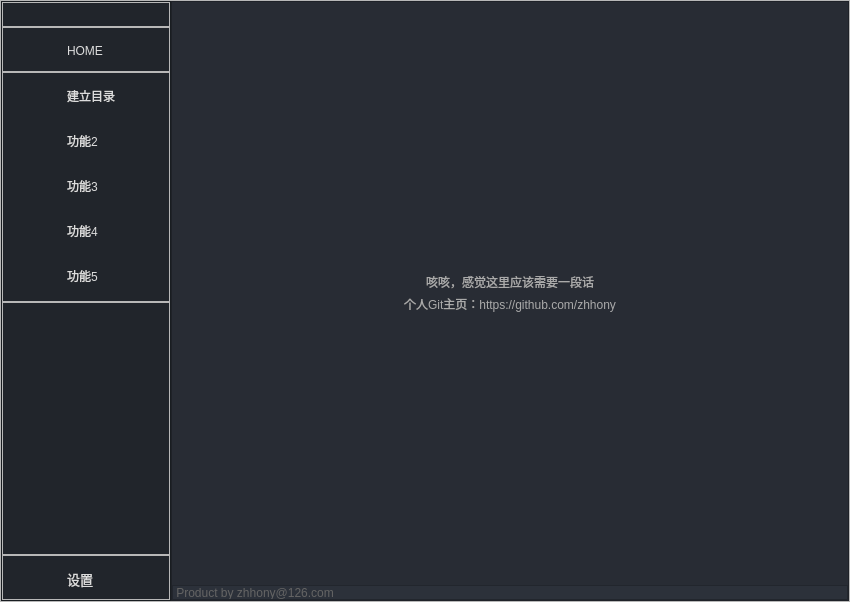
<?xml version="1.0" encoding="UTF-8"?>
<ui version="4.0">
 <class>MainWindow</class>
 <widget class="QMainWindow" name="MainWindow">
  <property name="geometry">
   <rect>
    <x>0</x>
    <y>0</y>
    <width>850</width>
    <height>602</height>
   </rect>
  </property>
  <property name="windowTitle">
   <string>MainWindow</string>
  </property>
  <widget class="QWidget" name="StyleSheet">
   <property name="font">
    <font>
     <family>微软雅黑</family>
     <pointsize>10</pointsize>
     <italic>false</italic>
     <bold>false</bold>
    </font>
   </property>
   <property name="styleSheet">
    <string notr="true">QWidget {
    color: rgb(221, 221, 221);
    font: 10pt &quot;微软雅黑&quot;;
}

#LeftBar {
    background-color: rgb(33, 37, 43);
}

#RightBar {
    background-color: rgb(40, 44, 52);
}

#RightTopBar {
    background-color: rgb(33, 37, 43);
}

#RightUndBar {
    background-color: rgb(44, 49, 58);
}

#LeftTopImag {
    border-image: url(:/Image/images/images/100678278.png);
}

#LeftBar .QPushButton {
    background-image: url(:/Icon/images/icons/icon_settings.png);
    background-position: left center;
    background-repeat: no-repeat;
    border: none;
    border-left: 20px solid transparent;
    background-color: transparent;
    text-align: left;
    padding-left: 44px;
}

#LeftBar .QPushButton:hover {
    background-color: rgb(40, 44, 52);
}

#LeftBar .QPushButton:pressed {
    background-color: rgb(189, 147, 249);
    color: rgb(255, 255, 255);
}


#rightButtons .QPushButton {
    background-color: rgba(255, 255, 255, 0);
    border: none;
    border-radius: 5px;
}

#rightButtons .QPushButton:hover {
    background-color: rgb(44, 49, 57);
    border-style: solid;
    border-radius: 4px;
}

#rightButtons .QPushButton:pressed {
    background-color: rgb(23, 26, 30);
    border-style: solid;
    border-radius: 4px;
}

#RightMidCont .QPushButton {
    border: 2px solid rgb(52, 59, 72);
    border-radius: 5px;
    background-color: rgb(52, 59, 72);
}

#RightMidCont .QPushButton:hover {
    background-color: rgb(57, 65, 80);
    border: 2px solid rgb(61, 70, 86);
}

#RightMidCont .QPushButton:pressed {
    background-color: rgb(35, 40, 49);
    border: 2px solid rgb(43, 50, 61);
}

QScrollBar:horizontal {
    border: none;
    background: rgb(52, 59, 72);
    height: 8px;
    margin: 0px 21px 0 21px;
    border-radius: 0px;
}

QScrollBar::handle:horizontal {
    background: rgb(189, 147, 249);
    min-width: 25px;
    border-radius: 4px
}

QScrollBar::add-line:horizontal {
    border: none;
    background: rgb(55, 63, 77);
    width: 20px;
    border-top-right-radius: 4px;
    border-bottom-right-radius: 4px;
    subcontrol-position: right;
    subcontrol-origin: margin;
}

QScrollBar::sub-line:horizontal {
    border: none;
    background: rgb(55, 63, 77);
    width: 20px;
    border-top-left-radius: 4px;
    border-bottom-left-radius: 4px;
    subcontrol-position: left;
    subcontrol-origin: margin;
}

QScrollBar::up-arrow:horizontal,
QScrollBar::down-arrow:horizontal {
    background: none;
}

QScrollBar::add-page:horizontal,
QScrollBar::sub-page:horizontal {
    background: none;
}

QScrollBar:vertical {
    border: none;
    background: rgb(52, 59, 72);
    width: 8px;
    margin: 21px 0 21px 0;
    border-radius: 0px;
}

QScrollBar::handle:vertical {
    background: rgb(189, 147, 249);
    min-height: 25px;
    border-radius: 4px
}

QScrollBar::add-line:vertical {
    border: none;
    background: rgb(55, 63, 77);
    height: 20px;
    border-bottom-left-radius: 4px;
    border-bottom-right-radius: 4px;
    subcontrol-position: bottom;
    subcontrol-origin: margin;
}

QScrollBar::sub-line:vertical {
    border: none;
    background: rgb(55, 63, 77);
    height: 20px;
    border-top-left-radius: 4px;
    border-top-right-radius: 4px;
    subcontrol-position: top;
    subcontrol-origin: margin;
}

QScrollBar::up-arrow:vertical,
QScrollBar::down-arrow:vertical {
    background: none;
}

QScrollBar::add-page:vertical,
QScrollBar::sub-page:vertical {
    background: none;
}</string>
   </property>
   <layout class="QVBoxLayout" name="verticalLayout_13">
    <property name="spacing">
     <number>0</number>
    </property>
    <property name="leftMargin">
     <number>0</number>
    </property>
    <property name="topMargin">
     <number>0</number>
    </property>
    <property name="rightMargin">
     <number>0</number>
    </property>
    <property name="bottomMargin">
     <number>0</number>
    </property>
    <item>
     <widget class="QFrame" name="App">
      <property name="frameShape">
       <enum>QFrame::StyledPanel</enum>
      </property>
      <property name="frameShadow">
       <enum>QFrame::Raised</enum>
      </property>
      <layout class="QHBoxLayout" name="horizontalLayout_2">
       <property name="spacing">
        <number>0</number>
       </property>
       <property name="leftMargin">
        <number>0</number>
       </property>
       <property name="topMargin">
        <number>0</number>
       </property>
       <property name="rightMargin">
        <number>0</number>
       </property>
       <property name="bottomMargin">
        <number>0</number>
       </property>
       <item>
        <widget class="QFrame" name="LeftBar">
         <property name="minimumSize">
          <size>
           <width>170</width>
           <height>0</height>
          </size>
         </property>
         <property name="maximumSize">
          <size>
           <width>60</width>
           <height>16777215</height>
          </size>
         </property>
         <property name="frameShape">
          <enum>QFrame::StyledPanel</enum>
         </property>
         <property name="frameShadow">
          <enum>QFrame::Raised</enum>
         </property>
         <layout class="QVBoxLayout" name="verticalLayout">
          <property name="spacing">
           <number>0</number>
          </property>
          <property name="leftMargin">
           <number>0</number>
          </property>
          <property name="topMargin">
           <number>0</number>
          </property>
          <property name="rightMargin">
           <number>0</number>
          </property>
          <property name="bottomMargin">
           <number>0</number>
          </property>
          <item>
           <widget class="QFrame" name="LeftMidMenuTop">
            <property name="minimumSize">
             <size>
              <width>0</width>
              <height>25</height>
             </size>
            </property>
            <property name="maximumSize">
             <size>
              <width>16777215</width>
              <height>25</height>
             </size>
            </property>
            <property name="frameShape">
             <enum>QFrame::StyledPanel</enum>
            </property>
            <property name="frameShadow">
             <enum>QFrame::Raised</enum>
            </property>
            <layout class="QHBoxLayout" name="horizontalLayout_5">
             <property name="spacing">
              <number>0</number>
             </property>
             <property name="leftMargin">
              <number>0</number>
             </property>
             <property name="topMargin">
              <number>0</number>
             </property>
             <property name="rightMargin">
              <number>0</number>
             </property>
             <property name="bottomMargin">
              <number>0</number>
             </property>
            </layout>
           </widget>
          </item>
          <item>
           <widget class="QFrame" name="LeftMidMenuHill">
            <property name="maximumSize">
             <size>
              <width>16777215</width>
              <height>45</height>
             </size>
            </property>
            <property name="frameShape">
             <enum>QFrame::StyledPanel</enum>
            </property>
            <property name="frameShadow">
             <enum>QFrame::Raised</enum>
            </property>
            <layout class="QVBoxLayout" name="verticalLayout_5">
             <property name="spacing">
              <number>0</number>
             </property>
             <property name="leftMargin">
              <number>0</number>
             </property>
             <property name="topMargin">
              <number>0</number>
             </property>
             <property name="rightMargin">
              <number>0</number>
             </property>
             <property name="bottomMargin">
              <number>0</number>
             </property>
             <item>
              <widget class="QPushButton" name="btn_home">
               <property name="minimumSize">
                <size>
                 <width>0</width>
                 <height>45</height>
                </size>
               </property>
               <property name="cursor">
                <cursorShape>ArrowCursor</cursorShape>
               </property>
               <property name="styleSheet">
                <string notr="true">background-image: url(:/Icon/images/icons/cil-home.png);</string>
               </property>
               <property name="text">
                <string>HOME</string>
               </property>
              </widget>
             </item>
            </layout>
           </widget>
          </item>
          <item>
           <widget class="QFrame" name="LeftMidMenu">
            <property name="maximumSize">
             <size>
              <width>16777215</width>
              <height>230</height>
             </size>
            </property>
            <property name="frameShape">
             <enum>QFrame::StyledPanel</enum>
            </property>
            <property name="frameShadow">
             <enum>QFrame::Raised</enum>
            </property>
            <layout class="QVBoxLayout" name="verticalLayout_6">
             <property name="spacing">
              <number>0</number>
             </property>
             <property name="leftMargin">
              <number>0</number>
             </property>
             <property name="topMargin">
              <number>0</number>
             </property>
             <property name="rightMargin">
              <number>0</number>
             </property>
             <property name="bottomMargin">
              <number>0</number>
             </property>
             <item>
              <widget class="QPushButton" name="btn_dir">
               <property name="minimumSize">
                <size>
                 <width>0</width>
                 <height>45</height>
                </size>
               </property>
               <property name="styleSheet">
                <string notr="true">background-image: url(:/Icon/images/icons/cil-menu.png);</string>
               </property>
               <property name="text">
                <string>建立目录</string>
               </property>
              </widget>
             </item>
             <item>
              <widget class="QPushButton" name="btn_2">
               <property name="minimumSize">
                <size>
                 <width>0</width>
                 <height>45</height>
                </size>
               </property>
               <property name="styleSheet">
                <string notr="true">background-image: url(:/Icon/images/icons/cil-gamepad.png);</string>
               </property>
               <property name="text">
                <string>功能2</string>
               </property>
              </widget>
             </item>
             <item>
              <widget class="QPushButton" name="btn_3">
               <property name="minimumSize">
                <size>
                 <width>0</width>
                 <height>45</height>
                </size>
               </property>
               <property name="styleSheet">
                <string notr="true">background-image: url(:/Icon/images/icons/cil-file.png);</string>
               </property>
               <property name="text">
                <string>功能3</string>
               </property>
              </widget>
             </item>
             <item>
              <widget class="QPushButton" name="btn_4">
               <property name="minimumSize">
                <size>
                 <width>0</width>
                 <height>45</height>
                </size>
               </property>
               <property name="styleSheet">
                <string notr="true">background-image: url(:/Icon/images/icons/cil-save.png);</string>
               </property>
               <property name="text">
                <string>功能4</string>
               </property>
              </widget>
             </item>
             <item>
              <widget class="QPushButton" name="btn_5">
               <property name="minimumSize">
                <size>
                 <width>0</width>
                 <height>45</height>
                </size>
               </property>
               <property name="styleSheet">
                <string notr="true">background-image: url(:/Icon/images/icons/cil-x.png);</string>
               </property>
               <property name="text">
                <string>功能5</string>
               </property>
              </widget>
             </item>
            </layout>
           </widget>
          </item>
          <item>
           <widget class="QFrame" name="frame_3">
            <property name="frameShape">
             <enum>QFrame::StyledPanel</enum>
            </property>
            <property name="frameShadow">
             <enum>QFrame::Raised</enum>
            </property>
           </widget>
          </item>
          <item>
           <widget class="QFrame" name="LeftMidMenuDwn">
            <property name="maximumSize">
             <size>
              <width>16777215</width>
              <height>45</height>
             </size>
            </property>
            <property name="frameShape">
             <enum>QFrame::StyledPanel</enum>
            </property>
            <property name="frameShadow">
             <enum>QFrame::Raised</enum>
            </property>
            <layout class="QVBoxLayout" name="verticalLayout_3">
             <property name="spacing">
              <number>0</number>
             </property>
             <property name="leftMargin">
              <number>0</number>
             </property>
             <property name="topMargin">
              <number>0</number>
             </property>
             <property name="rightMargin">
              <number>0</number>
             </property>
             <property name="bottomMargin">
              <number>0</number>
             </property>
             <item>
              <widget class="QPushButton" name="toggleLeftBox">
               <property name="sizePolicy">
                <sizepolicy hsizetype="Expanding" vsizetype="Fixed">
                 <horstretch>0</horstretch>
                 <verstretch>0</verstretch>
                </sizepolicy>
               </property>
               <property name="minimumSize">
                <size>
                 <width>0</width>
                 <height>45</height>
                </size>
               </property>
               <property name="font">
                <font>
                 <family>微软雅黑</family>
                 <pointsize>10</pointsize>
                 <italic>false</italic>
                 <bold>false</bold>
                 <stylestrategy>PreferAntialias</stylestrategy>
                 <kerning>true</kerning>
                </font>
               </property>
               <property name="cursor">
                <cursorShape>PointingHandCursor</cursorShape>
               </property>
               <property name="styleSheet">
                <string notr="true"/>
               </property>
               <property name="text">
                <string>设置</string>
               </property>
               <property name="autoDefault">
                <bool>false</bool>
               </property>
               <property name="default">
                <bool>false</bool>
               </property>
               <property name="flat">
                <bool>false</bool>
               </property>
              </widget>
             </item>
            </layout>
           </widget>
          </item>
         </layout>
        </widget>
       </item>
       <item>
        <widget class="QFrame" name="RightBar">
         <property name="frameShape">
          <enum>QFrame::StyledPanel</enum>
         </property>
         <property name="frameShadow">
          <enum>QFrame::Raised</enum>
         </property>
         <layout class="QVBoxLayout" name="verticalLayout_2">
          <property name="spacing">
           <number>0</number>
          </property>
          <property name="leftMargin">
           <number>0</number>
          </property>
          <property name="topMargin">
           <number>0</number>
          </property>
          <property name="rightMargin">
           <number>0</number>
          </property>
          <property name="bottomMargin">
           <number>0</number>
          </property>
          <item>
           <widget class="QFrame" name="RightMidCont">
            <property name="styleSheet">
             <string notr="true">border-top: 0px solid rgb(40, 44, 52);
background-color: rgb(40, 44, 52);</string>
            </property>
            <property name="frameShape">
             <enum>QFrame::StyledPanel</enum>
            </property>
            <property name="frameShadow">
             <enum>QFrame::Raised</enum>
            </property>
            <layout class="QVBoxLayout" name="verticalLayout_4">
             <property name="spacing">
              <number>0</number>
             </property>
             <property name="leftMargin">
              <number>0</number>
             </property>
             <property name="topMargin">
              <number>0</number>
             </property>
             <property name="rightMargin">
              <number>0</number>
             </property>
             <property name="bottomMargin">
              <number>0</number>
             </property>
             <item>
              <widget class="QStackedWidget" name="stackedWidget">
               <property name="styleSheet">
                <string notr="true">QPushButton {
	border: 2px solid rgb(52, 59, 72);
	border-radius: 5px;	
	background-color: rgb(52, 59, 72);
}
QPushButton:hover {
	background-color: rgb(57, 65, 80);
	border: 2px solid rgb(61, 70, 86);
}
QPushButton:pressed {	
	background-color: rgb(35, 40, 49);
	border: 2px solid rgb(43, 50, 61);
}</string>
               </property>
               <property name="currentIndex">
                <number>0</number>
               </property>
               <widget class="QWidget" name="Home">
                <property name="styleSheet">
                 <string notr="true"/>
                </property>
                <layout class="QVBoxLayout" name="verticalLayout_10">
                 <property name="spacing">
                  <number>0</number>
                 </property>
                 <property name="leftMargin">
                  <number>0</number>
                 </property>
                 <property name="topMargin">
                  <number>0</number>
                 </property>
                 <property name="rightMargin">
                  <number>0</number>
                 </property>
                 <property name="bottomMargin">
                  <number>0</number>
                 </property>
                 <item>
                  <widget class="QFrame" name="HomeIcon">
                   <property name="maximumSize">
                    <size>
                     <width>16777215</width>
                     <height>16777215</height>
                    </size>
                   </property>
                   <property name="styleSheet">
                    <string notr="true">background-image: url(:/Image/images/images/100678278.png);
background-position: center bottom;
background-repeat: no-repeat;</string>
                   </property>
                   <property name="frameShape">
                    <enum>QFrame::StyledPanel</enum>
                   </property>
                   <property name="frameShadow">
                    <enum>QFrame::Raised</enum>
                   </property>
                  </widget>
                 </item>
                 <item>
                  <widget class="QFrame" name="HomeMid">
                   <property name="maximumSize">
                    <size>
                     <width>16777215</width>
                     <height>45</height>
                    </size>
                   </property>
                   <property name="styleSheet">
                    <string notr="true">QLabel {
color: rgb(170, 170,170);
font: 8pt &quot;微软雅黑&quot;;
}</string>
                   </property>
                   <property name="frameShape">
                    <enum>QFrame::StyledPanel</enum>
                   </property>
                   <property name="frameShadow">
                    <enum>QFrame::Raised</enum>
                   </property>
                   <layout class="QVBoxLayout" name="verticalLayout_11">
                    <property name="spacing">
                     <number>0</number>
                    </property>
                    <property name="leftMargin">
                     <number>0</number>
                    </property>
                    <property name="topMargin">
                     <number>0</number>
                    </property>
                    <property name="rightMargin">
                     <number>0</number>
                    </property>
                    <property name="bottomMargin">
                     <number>0</number>
                    </property>
                    <item>
                     <widget class="QLabel" name="label">
                      <property name="styleSheet">
                       <string notr="true">color: rgb(170, 170,170);
font: 8pt &quot;微软雅黑&quot;;</string>
                      </property>
                      <property name="text">
                       <string>咳咳，感觉这里应该需要一段话</string>
                      </property>
                      <property name="alignment">
                       <set>Qt::AlignCenter</set>
                      </property>
                     </widget>
                    </item>
                    <item>
                     <widget class="QLabel" name="label_3">
                      <property name="text">
                       <string>个人Git主页：https://github.com/zhhony</string>
                      </property>
                      <property name="alignment">
                       <set>Qt::AlignCenter</set>
                      </property>
                     </widget>
                    </item>
                   </layout>
                  </widget>
                 </item>
                 <item>
                  <widget class="QFrame" name="HomeText">
                   <property name="maximumSize">
                    <size>
                     <width>16777215</width>
                     <height>16777215</height>
                    </size>
                   </property>
                   <property name="frameShape">
                    <enum>QFrame::StyledPanel</enum>
                   </property>
                   <property name="frameShadow">
                    <enum>QFrame::Raised</enum>
                   </property>
                  </widget>
                 </item>
                </layout>
               </widget>
               <widget class="QWidget" name="DirBuid">
                <layout class="QVBoxLayout" name="verticalLayout_7">
                 <property name="spacing">
                  <number>0</number>
                 </property>
                 <property name="leftMargin">
                  <number>0</number>
                 </property>
                 <property name="topMargin">
                  <number>0</number>
                 </property>
                 <property name="rightMargin">
                  <number>0</number>
                 </property>
                 <property name="bottomMargin">
                  <number>0</number>
                 </property>
                 <item>
                  <widget class="QFrame" name="DirBuidTopTop">
                   <property name="minimumSize">
                    <size>
                     <width>0</width>
                     <height>50</height>
                    </size>
                   </property>
                   <property name="maximumSize">
                    <size>
                     <width>16777215</width>
                     <height>50</height>
                    </size>
                   </property>
                   <property name="frameShape">
                    <enum>QFrame::StyledPanel</enum>
                   </property>
                   <property name="frameShadow">
                    <enum>QFrame::Raised</enum>
                   </property>
                  </widget>
                 </item>
                 <item>
                  <widget class="QFrame" name="DirBuidTop">
                   <property name="maximumSize">
                    <size>
                     <width>16777215</width>
                     <height>110</height>
                    </size>
                   </property>
                   <property name="styleSheet">
                    <string notr="true"/>
                   </property>
                   <property name="frameShape">
                    <enum>QFrame::StyledPanel</enum>
                   </property>
                   <property name="frameShadow">
                    <enum>QFrame::Raised</enum>
                   </property>
                   <layout class="QGridLayout" name="gridLayout">
                    <property name="leftMargin">
                     <number>9</number>
                    </property>
                    <property name="topMargin">
                     <number>9</number>
                    </property>
                    <property name="rightMargin">
                     <number>9</number>
                    </property>
                    <property name="bottomMargin">
                     <number>9</number>
                    </property>
                    <property name="spacing">
                     <number>6</number>
                    </property>
                    <item row="1" column="1">
                     <widget class="QLineEdit" name="lineEdit">
                      <property name="minimumSize">
                       <size>
                        <width>0</width>
                        <height>30</height>
                       </size>
                      </property>
                      <property name="cursor">
                       <cursorShape>IBeamCursor</cursorShape>
                      </property>
                      <property name="styleSheet">
                       <string notr="true">#DirBuid .QLineEdit {
    font: 8pt &quot;微软雅黑&quot;;
    color: rgb(170, 170, 170);
    background-color: rgb(33, 37, 43);
    border-radius: 5px;
    border: 2px solid rgb(33, 37, 43);
    padding-left: 10px;
    selection-color: rgb(255, 255, 255);
    selection-background-color: rgb(255, 121, 198);
}

#DirBuid .QLineEdit:hover {
    border: 2px solid rgb(64, 71, 88);
}

#DirBuid .QLineEdit:focus {
    border: 2px solid rgb(91, 101, 124);
}</string>
                      </property>
                      <property name="readOnly">
                       <bool>true</bool>
                      </property>
                      <property name="placeholderText">
                       <string>请通过打开按钮选择文件</string>
                      </property>
                     </widget>
                    </item>
                    <item row="2" column="0" colspan="3">
                     <widget class="QLabel" name="labelVersion_4">
                      <property name="styleSheet">
                       <string notr="true">
font: 8pt &quot;微软雅黑&quot;;
color: rgb(113, 126, 149);</string>
                      </property>
                      <property name="text">
                       <string/>
                      </property>
                     </widget>
                    </item>
                    <item row="1" column="2">
                     <widget class="QPushButton" name="openFilesButton">
                      <property name="minimumSize">
                       <size>
                        <width>100</width>
                        <height>30</height>
                       </size>
                      </property>
                      <property name="maximumSize">
                       <size>
                        <width>150</width>
                        <height>30</height>
                       </size>
                      </property>
                      <property name="styleSheet">
                       <string notr="true"/>
                      </property>
                      <property name="text">
                       <string>打开</string>
                      </property>
                      <property name="icon">
                       <iconset resource="rec.qrc">
                        <normaloff>:/Icon/images/icons/cil-folder-open.png</normaloff>:/Icon/images/icons/cil-folder-open.png</iconset>
                      </property>
                     </widget>
                    </item>
                    <item row="0" column="1">
                     <widget class="QLabel" name="labelBoxBlenderInstalation">
                      <property name="text">
                       <string>文件路径</string>
                      </property>
                     </widget>
                    </item>
                   </layout>
                  </widget>
                 </item>
                 <item>
                  <widget class="QFrame" name="DirBuidDwn">
                   <property name="frameShape">
                    <enum>QFrame::StyledPanel</enum>
                   </property>
                   <property name="frameShadow">
                    <enum>QFrame::Raised</enum>
                   </property>
                   <layout class="QVBoxLayout" name="verticalLayout_8">
                    <property name="spacing">
                     <number>0</number>
                    </property>
                    <property name="leftMargin">
                     <number>0</number>
                    </property>
                    <property name="topMargin">
                     <number>0</number>
                    </property>
                    <property name="rightMargin">
                     <number>0</number>
                    </property>
                    <property name="bottomMargin">
                     <number>0</number>
                    </property>
                    <item>
                     <widget class="QTableWidget" name="tableWidget">
                      <property name="maximumSize">
                       <size>
                        <width>16777215</width>
                        <height>330</height>
                       </size>
                      </property>
                      <property name="styleSheet">
                       <string notr="true">QTableWidget {
    background-color: transparent;
    padding: 10px;
    border-radius: 5px;
    gridline-color: rgb(44, 49, 58);
    border-bottom: 1px solid rgb(44, 49, 60);
}

QTableWidget::item {
    border-color: rgb(44, 49, 60);
    padding-left: 5px;
    padding-right: 5px;
    gridline-color: rgb(44, 49, 60);
}

QTableWidget::item:selected {
    background-color: rgb(189, 147, 249);
}

QHeaderView::section {
    background-color: rgb(33, 37, 43);
    max-width: 30px;
    border: 1px solid rgb(44, 49, 58);
    border-style: none;
    border-bottom: 1px solid rgb(44, 49, 60);
    border-right: 1px solid rgb(44, 49, 60);
}

QTableWidget::horizontalHeader {
    background-color: rgb(33, 37, 43);
}

QScrollBar:vertical {
    background: rgb(52, 59, 72);
}

QScrollBar:horizontal {
    background: rgb(52, 59, 72);
}</string>
                      </property>
                      <property name="sizeAdjustPolicy">
                       <enum>QAbstractScrollArea::AdjustToContents</enum>
                      </property>
                      <property name="autoScroll">
                       <bool>true</bool>
                      </property>
                      <property name="editTriggers">
                       <set>QAbstractItemView::NoEditTriggers</set>
                      </property>
                      <property name="dragEnabled">
                       <bool>false</bool>
                      </property>
                      <property name="defaultDropAction">
                       <enum>Qt::IgnoreAction</enum>
                      </property>
                      <property name="alternatingRowColors">
                       <bool>false</bool>
                      </property>
                      <property name="selectionMode">
                       <enum>QAbstractItemView::ExtendedSelection</enum>
                      </property>
                      <property name="selectionBehavior">
                       <enum>QAbstractItemView::SelectItems</enum>
                      </property>
                      <property name="showGrid">
                       <bool>false</bool>
                      </property>
                      <property name="gridStyle">
                       <enum>Qt::SolidLine</enum>
                      </property>
                      <property name="rowCount">
                       <number>10</number>
                      </property>
                      <property name="columnCount">
                       <number>1</number>
                      </property>
                      <attribute name="horizontalHeaderVisible">
                       <bool>false</bool>
                      </attribute>
                      <attribute name="horizontalHeaderCascadingSectionResizes">
                       <bool>true</bool>
                      </attribute>
                      <attribute name="horizontalHeaderDefaultSectionSize">
                       <number>200</number>
                      </attribute>
                      <attribute name="horizontalHeaderStretchLastSection">
                       <bool>true</bool>
                      </attribute>
                      <attribute name="verticalHeaderVisible">
                       <bool>false</bool>
                      </attribute>
                      <attribute name="verticalHeaderStretchLastSection">
                       <bool>true</bool>
                      </attribute>
                      <row>
                       <property name="text">
                        <string>新建行</string>
                       </property>
                      </row>
                      <row>
                       <property name="text">
                        <string>新建行</string>
                       </property>
                      </row>
                      <row>
                       <property name="text">
                        <string>新建行</string>
                       </property>
                      </row>
                      <row>
                       <property name="text">
                        <string>新建行</string>
                       </property>
                      </row>
                      <row>
                       <property name="text">
                        <string>新建行</string>
                       </property>
                      </row>
                      <row>
                       <property name="text">
                        <string>新建行</string>
                       </property>
                      </row>
                      <row>
                       <property name="text">
                        <string>新建行</string>
                       </property>
                      </row>
                      <row>
                       <property name="text">
                        <string>新建行</string>
                       </property>
                      </row>
                      <row>
                       <property name="text">
                        <string>新建行</string>
                       </property>
                      </row>
                      <row/>
                      <column>
                       <property name="text">
                        <string>sheet</string>
                       </property>
                       <property name="textAlignment">
                        <set>AlignLeading|AlignVCenter</set>
                       </property>
                      </column>
                      <item row="0" column="0">
                       <property name="text">
                        <string/>
                       </property>
                      </item>
                     </widget>
                    </item>
                    <item>
                     <widget class="QFrame" name="frame_5">
                      <property name="frameShape">
                       <enum>QFrame::StyledPanel</enum>
                      </property>
                      <property name="frameShadow">
                       <enum>QFrame::Raised</enum>
                      </property>
                     </widget>
                    </item>
                    <item>
                     <widget class="QFrame" name="DirBuidCMD">
                      <property name="minimumSize">
                       <size>
                        <width>0</width>
                        <height>50</height>
                       </size>
                      </property>
                      <property name="maximumSize">
                       <size>
                        <width>16777215</width>
                        <height>100</height>
                       </size>
                      </property>
                      <property name="frameShape">
                       <enum>QFrame::StyledPanel</enum>
                      </property>
                      <property name="frameShadow">
                       <enum>QFrame::Raised</enum>
                      </property>
                      <layout class="QHBoxLayout" name="horizontalLayout_7">
                       <property name="spacing">
                        <number>0</number>
                       </property>
                       <property name="leftMargin">
                        <number>0</number>
                       </property>
                       <property name="topMargin">
                        <number>0</number>
                       </property>
                       <property name="rightMargin">
                        <number>0</number>
                       </property>
                       <property name="bottomMargin">
                        <number>0</number>
                       </property>
                       <item>
                        <widget class="QFrame" name="frame_2">
                         <property name="frameShape">
                          <enum>QFrame::StyledPanel</enum>
                         </property>
                         <property name="frameShadow">
                          <enum>QFrame::Raised</enum>
                         </property>
                        </widget>
                       </item>
                       <item>
                        <widget class="QFrame" name="frame_4">
                         <property name="maximumSize">
                          <size>
                           <width>120</width>
                           <height>16777215</height>
                          </size>
                         </property>
                         <property name="frameShape">
                          <enum>QFrame::StyledPanel</enum>
                         </property>
                         <property name="frameShadow">
                          <enum>QFrame::Raised</enum>
                         </property>
                         <layout class="QHBoxLayout" name="horizontalLayout_8">
                          <item>
                           <widget class="QPushButton" name="commitButton">
                            <property name="minimumSize">
                             <size>
                              <width>100</width>
                              <height>30</height>
                             </size>
                            </property>
                            <property name="maximumSize">
                             <size>
                              <width>150</width>
                              <height>30</height>
                             </size>
                            </property>
                            <property name="styleSheet">
                             <string notr="true">background-color: rgb(170, 0, 0);</string>
                            </property>
                            <property name="text">
                             <string>建立目录</string>
                            </property>
                            <property name="icon">
                             <iconset resource="rec.qrc">
                              <normaloff>:/Icon/images/icons/cil-input.png</normaloff>:/Icon/images/icons/cil-input.png</iconset>
                            </property>
                           </widget>
                          </item>
                         </layout>
                        </widget>
                       </item>
                      </layout>
                     </widget>
                    </item>
                   </layout>
                  </widget>
                 </item>
                </layout>
               </widget>
               <widget class="QWidget" name="page">
                <layout class="QVBoxLayout" name="verticalLayout_9">
                 <property name="spacing">
                  <number>0</number>
                 </property>
                 <property name="leftMargin">
                  <number>0</number>
                 </property>
                 <property name="topMargin">
                  <number>0</number>
                 </property>
                 <property name="rightMargin">
                  <number>0</number>
                 </property>
                 <property name="bottomMargin">
                  <number>0</number>
                 </property>
                 <item>
                  <widget class="QLabel" name="label_4">
                   <property name="text">
                    <string>空白页面</string>
                   </property>
                   <property name="alignment">
                    <set>Qt::AlignCenter</set>
                   </property>
                  </widget>
                 </item>
                </layout>
               </widget>
               <widget class="QWidget" name="page_2">
                <layout class="QVBoxLayout" name="verticalLayout_14">
                 <property name="spacing">
                  <number>0</number>
                 </property>
                 <property name="leftMargin">
                  <number>0</number>
                 </property>
                 <property name="topMargin">
                  <number>0</number>
                 </property>
                 <property name="rightMargin">
                  <number>0</number>
                 </property>
                 <property name="bottomMargin">
                  <number>0</number>
                 </property>
                 <item>
                  <widget class="QLabel" name="label_5">
                   <property name="text">
                    <string>空白页面</string>
                   </property>
                   <property name="alignment">
                    <set>Qt::AlignCenter</set>
                   </property>
                  </widget>
                 </item>
                </layout>
               </widget>
               <widget class="QWidget" name="page_3">
                <layout class="QVBoxLayout" name="verticalLayout_15">
                 <property name="spacing">
                  <number>0</number>
                 </property>
                 <property name="leftMargin">
                  <number>0</number>
                 </property>
                 <property name="topMargin">
                  <number>0</number>
                 </property>
                 <property name="rightMargin">
                  <number>0</number>
                 </property>
                 <property name="bottomMargin">
                  <number>0</number>
                 </property>
                 <item>
                  <widget class="QLabel" name="label_6">
                   <property name="text">
                    <string>空白页面</string>
                   </property>
                   <property name="alignment">
                    <set>Qt::AlignCenter</set>
                   </property>
                  </widget>
                 </item>
                </layout>
               </widget>
               <widget class="QWidget" name="page_4">
                <layout class="QVBoxLayout" name="verticalLayout_12">
                 <property name="spacing">
                  <number>0</number>
                 </property>
                 <property name="leftMargin">
                  <number>0</number>
                 </property>
                 <property name="topMargin">
                  <number>0</number>
                 </property>
                 <property name="rightMargin">
                  <number>0</number>
                 </property>
                 <property name="bottomMargin">
                  <number>0</number>
                 </property>
                 <item>
                  <widget class="QLabel" name="label_7">
                   <property name="text">
                    <string>空白页面</string>
                   </property>
                   <property name="alignment">
                    <set>Qt::AlignCenter</set>
                   </property>
                  </widget>
                 </item>
                </layout>
               </widget>
              </widget>
             </item>
            </layout>
           </widget>
          </item>
          <item>
           <widget class="QFrame" name="RightUndBar">
            <property name="minimumSize">
             <size>
              <width>0</width>
              <height>15</height>
             </size>
            </property>
            <property name="maximumSize">
             <size>
              <width>16777215</width>
              <height>15</height>
             </size>
            </property>
            <property name="styleSheet">
             <string notr="true">QLabel{
	color: rgb(100, 100, 100);
	font: 8pt &quot;Segoe UI&quot;;
}</string>
            </property>
            <property name="frameShape">
             <enum>QFrame::StyledPanel</enum>
            </property>
            <property name="frameShadow">
             <enum>QFrame::Raised</enum>
            </property>
            <layout class="QHBoxLayout" name="horizontalLayout_6">
             <property name="spacing">
              <number>0</number>
             </property>
             <property name="leftMargin">
              <number>0</number>
             </property>
             <property name="topMargin">
              <number>0</number>
             </property>
             <property name="rightMargin">
              <number>0</number>
             </property>
             <property name="bottomMargin">
              <number>0</number>
             </property>
             <item>
              <widget class="QLabel" name="productlab">
               <property name="styleSheet">
                <string notr="true"/>
               </property>
               <property name="text">
                <string> Product by zhhony@126.com</string>
               </property>
              </widget>
             </item>
             <item>
              <widget class="QLabel" name="versionlab">
               <property name="text">
                <string/>
               </property>
               <property name="alignment">
                <set>Qt::AlignRight|Qt::AlignTrailing|Qt::AlignVCenter</set>
               </property>
              </widget>
             </item>
            </layout>
           </widget>
          </item>
         </layout>
        </widget>
       </item>
      </layout>
     </widget>
    </item>
   </layout>
  </widget>
 </widget>
 <resources>
  <include location="rec.qrc"/>
 </resources>
 <connections/>
</ui>
